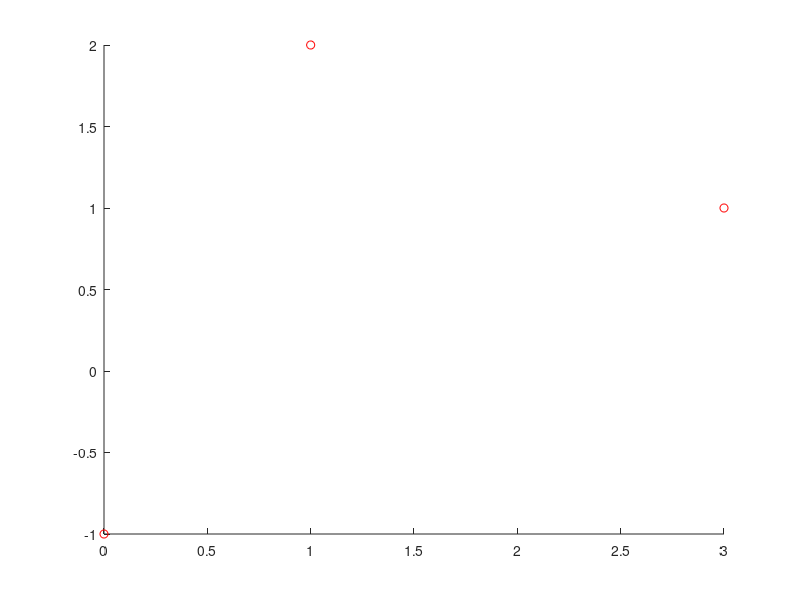

This figure's MATLAB source: (Note: this script raises an error after producing the figure.)
function risi_kroznici(T);
% risi_kroznici(T) narise trikotnik ter vcrtano in ocrtano kroznico
% skupaj s srediscema.
% Trikotnik T je podan kot matrika 3x2 tock, prvi stolpec so
% x koordinate.
% T= [ x1 y1; x2 y2; x3 y2]

if nargin < 1
    T = [1 2;3 1;0 -1];
end

clf;

hold on;
plot(T(:,1),T(:,2),'or');
TT = [T,T(1,:)];
plot(TT(:,1),TT(:,2),'r');
[So,ro] = ocrtana_kroznica(T);
[Sv,rv] = vcrtana_kroznica(T);

%narisemo ocrtano kroznico
fi = linspace(0,2*pi,360);
xo = So+ro*cos(fi);
yo = So+ro*sin(fi);
plot(xo,yo,'g');
plot(So(1),So(2),'xg');

%narisemo vcrtano kroznico
fv = linspace(0,2*pi,360);
xv = Sv+rv*cos(fv);
yv = Sv+rv*sin(fv);
plot(xv,yv,'b');
plot(Sv(1),Sv(2),'xb');

axis equal;
hold off;
end